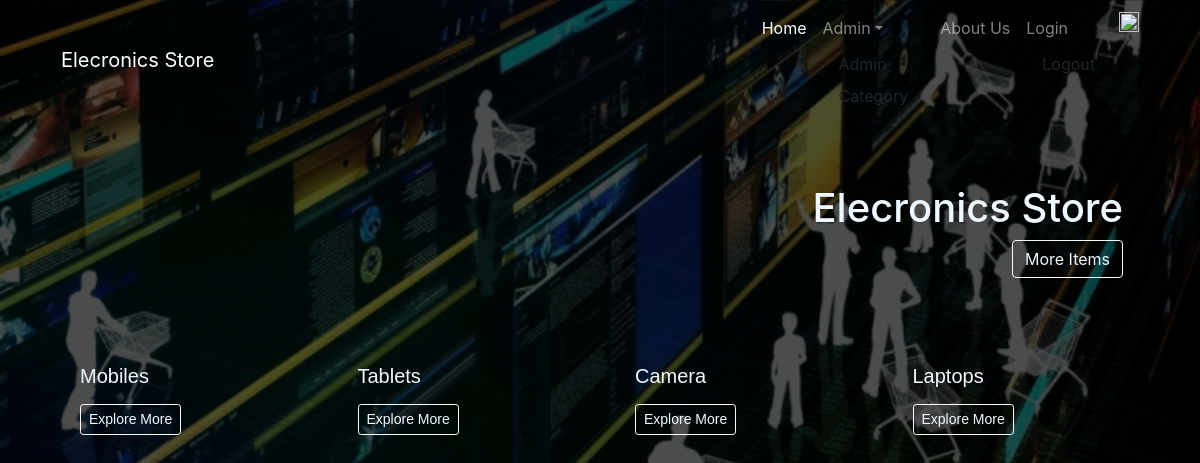
The page / on the database its author committed.
### myapp/models.py (models this page shows)
class Category(models.Model):
    Category_Name = models.CharField(max_length=20)
    Category_Type = models.CharField(max_length=20)
    class Meta:
        db_table = "Category"

### myapp/views.py (the view)
# urls.py: path("",views.Home),
def Home(request):
    depts = Category.objects.all()
    return render(request,"index.html",{'depts':depts})

### myapp/templates/Index.html (shortened to what this page needs)
  <!doctype html>
  <html lang="en">
    <head>
      <link rel="stylesheet" href="https://stackpath.bootstrapcdn.com/bootstrap/4.1.3/css/bootstrap.min.css" >
  </head>
    <body>
        <div class="container">
            <nav class="navbar navbar-expand-md navbar-dark">
                <a class="navbar-brand" href="/">Elecronics Store</a>
                <div class="collapse navbar-collapse" id="collapsibleNavId">
                    <ul class="navbar-nav ml-auto mt-2 mt-lg-0">
                        <li class="nav-item active">
                            <a class="nav-link" href="#">Home <span class="sr-only">(current)</span></a>
                        </li>
                        <li class="nav-item">
                            <li class="nav-item dropdown">
                                <a class="nav-link dropdown-toggle" href="#" id="dropdownId" data-toggle="dropdown" aria-haspopup="true" aria-expanded="false">Admin</a>
                                <a class="dropdown-item" href="/admin">Admin</a>
                            <a class="dropdown-item" href="/showallCat">Category</a>
                        </li>
                        <li class="nav-item">
                            <a class="nav-link" href="#">About Us</a>
                            </li>
                        </li>
                        <li class="nav-item">
                          <a class="nav-link" href="/login">Login</a>
                                    <a class="dropdown-item" href="/">Logout</a>
                      </li>
                                    <li class="nav-item">
                                     <a href="/showallcartitems"><img src="/static/images/cart.png" alt="" width="20px" height="20px"></a>
                                  </li>
                                  </div>
            </nav>
              <div class="jumbotron">
                  <h1 class="display-5 text-right">Elecronics Store</h1>
                      <p class="lead">
                          <a class="btn btn-outline-light"id="bt" href="#" role="button">More Items</a>
                      </p>
                  </div>
              <section>
              <div class="container">
                  <div class="row">
                      {% for d in depts %}
                      <div class="col-sm">
                      <div class="card-body">
                      <h5 class="card-title">{{d.Category_Name}}</h5>
                      <a href="/login" class="btn btn-outline-light btn-sm">Explore More</a>
                     </div>
                    </div>
                  {% endfor%}
                </div>
              </section>
    </body>
  </html>

### myapp/templates/Index.html (style rules this page uses)
body { padding: 0px; margin: 0px; background-image:linear-gradient(rgba(0,0,0,0.7),rgba(0,0,0,0.7)), url(/static/images/Image60.jpg); background-size: cover; }
.navbar { background:none; ; color: black; }
.nav-item { color: white; }
.jumbotron { background: none; color: aliceblue; }
#bt { float: right; }
.col-sm { color: aliceblue; font-family: 'Franklin Gothic Medium', 'Arial Narrow', Arial, sans-serif; }
.btn { color: aliceblue; }

### rows shown on the page
Category: Category_Name "Mobiles"
Category: Category_Name "Tablets"
Category: Category_Name "Camera"
Category: Category_Name "Laptops"
